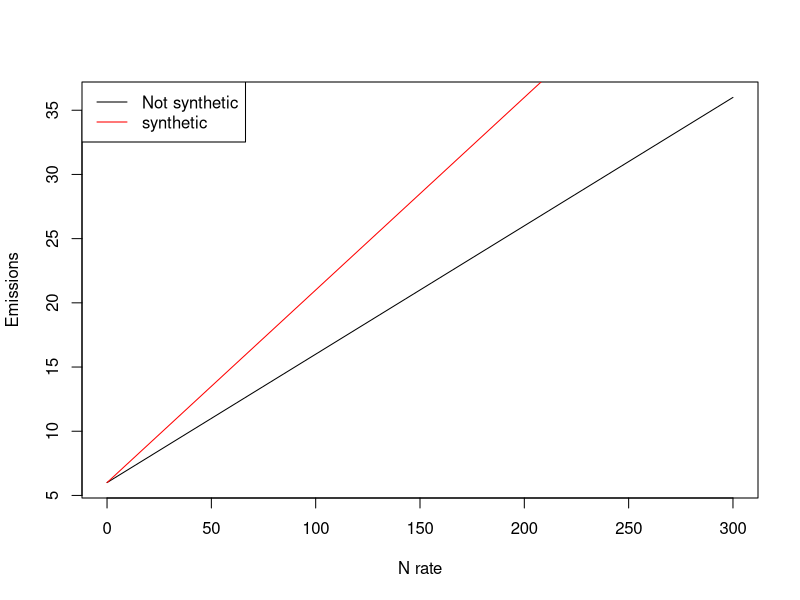
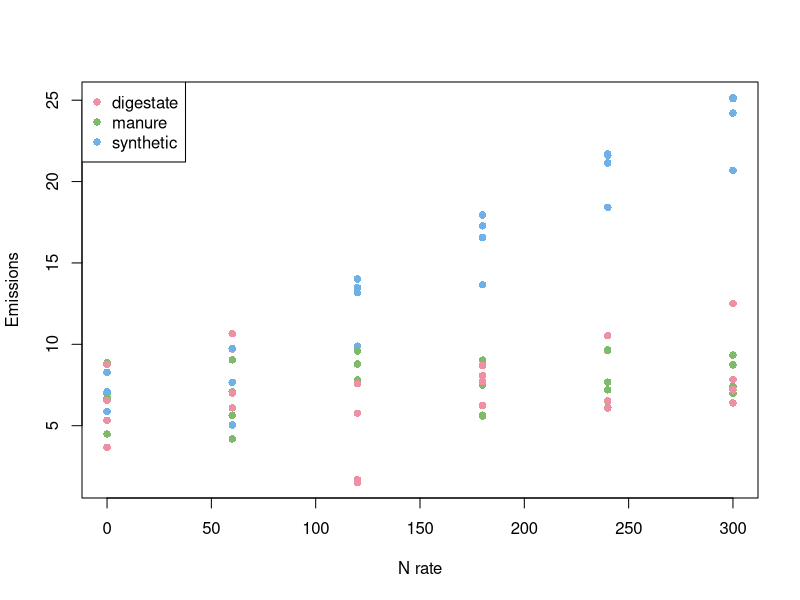
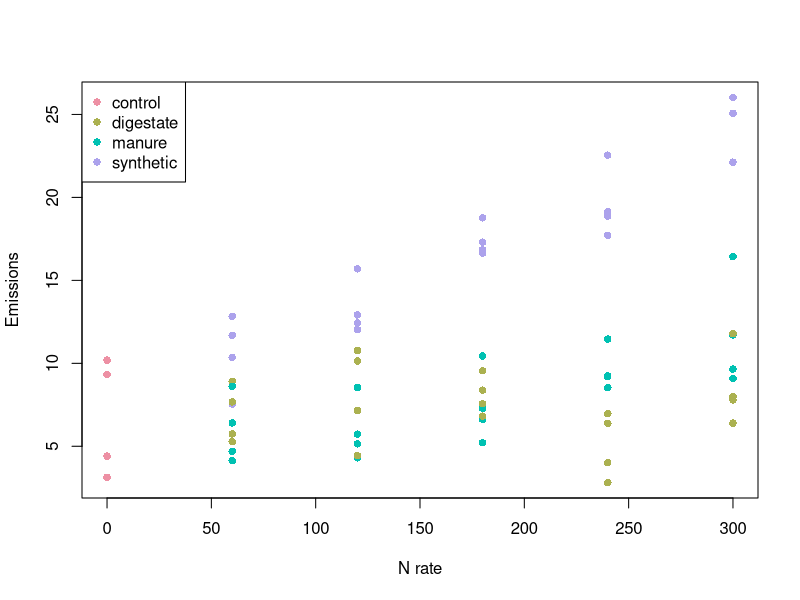

R code for these plots, in order:
## ---- chunk 1
rates <- seq(0, 300, 60)
sources <- c('synthetic', 'manure', 'digestate')
replications <- 1:4
experimental.structure <- expand.grid(rate = rates,
                                      source = sources,
                                      rep = replications,
                                      stringsAsFactors = FALSE)
## ---- chunk 2
with(experimental.structure,addmargins(table(source, rate)))
## ---- chunk 3
experimental.structure2 <- experimental.structure
experimental.structure2 <- subset(experimental.structure2,
                                  !(rate == 0 & source %in% c('manure', 'digestate')))
experimental.structure2$source[experimental.structure2$rate == 0] <- 'control'
with(experimental.structure2,addmargins(table(source, rate)))
## ---- chunk 4
conceptual.response <- function(x, a, b, src){
  if(src == 'synthetic')
    b <- b + 0.05
  resp <- a + b * x
  resp
}

conceptual.response <- Vectorize(conceptual.response,
                                 c('x', 'src'))
xvec <- 0:300
plot(xvec,
     conceptual.response(xvec, 6, 0.1, 'not synthetic'),
     xlab = 'N rate', 
     ylab = 'Emissions', 
     type = 'l')
lines(xvec,
     conceptual.response(xvec, 6, 0.1, 'synthetic'),
     col = 'red')
legend('topleft',
       lty = 1,
       col = c('black', 'red'),
       legend = c('Not synthetic', 'synthetic'))
## ---- chunk 5
noise <- rnorm(nrow(experimental.structure),
               mean = 0,
               sd = 2)
experimental.structure$emissions <- with(experimental.structure,
                                         conceptual.response(rate,
                                                             6, 
                                                             0.01,
                                                             source)) + noise
## ---- chunk 6
plot(experimental.structure$rate,
     experimental.structure$emissions,
     pch = 16,
     col = hcl.colors(3, 'Set 2')[as.factor(experimental.structure$source)],
     xlab = 'N rate',
     ylab = 'Emissions')

legend('topleft',
       pch = 16,
       col =  hcl.colors(3, 'Set2'),
       legend = levels(as.factor(experimental.structure$source)))
## ---- chunk 7
fit1 <- lm(emissions ~ rate + source + rate:source,
           data = experimental.structure)
summary(fit1)
## ---- chunk 8
noise <- rnorm(nrow(experimental.structure2),
               mean = 0,
               sd = 2)
experimental.structure2$emissions <- with(experimental.structure2,
                                         conceptual.response(rate,
                                                             6, 
                                                             0.01,
                                                             source)) + noise
## ---- chunk 9
plot(experimental.structure2$rate,
     experimental.structure2$emissions,
     pch = 16,
     col = hcl.colors(4, 'Set 2')[as.factor(experimental.structure2$source)],
     xlab = 'N rate',
     ylab = 'Emissions')

legend('topleft',
       pch = 16,
       col =  hcl.colors(4, 'Set2'),
       legend = levels(as.factor(experimental.structure2$source)))
## ---- chunk 10
fit2.1 <- lm(emissions ~ rate + source + rate:source,
           data = experimental.structure2)

summary(fit2.1)
## ---- chunk 11
with(experimental.structure2, addmargins(table(source, rate)))
## ---- chunk 12
experimental.structure3 <- experimental.structure2
control.indices <- which(experimental.structure3$source == 'control')
experimental.structure3 <- rbind(experimental.structure3,
                                 experimental.structure3[rep(control.indices, 2), ])

control.indices <- which(experimental.structure3$source == 'control')
experimental.structure3$source[control.indices] <- rep(unique(experimental.structure$source), rep(4, 3))
## ---- chunk 13
with(experimental.structure3, addmargins(table(source, rate)))
